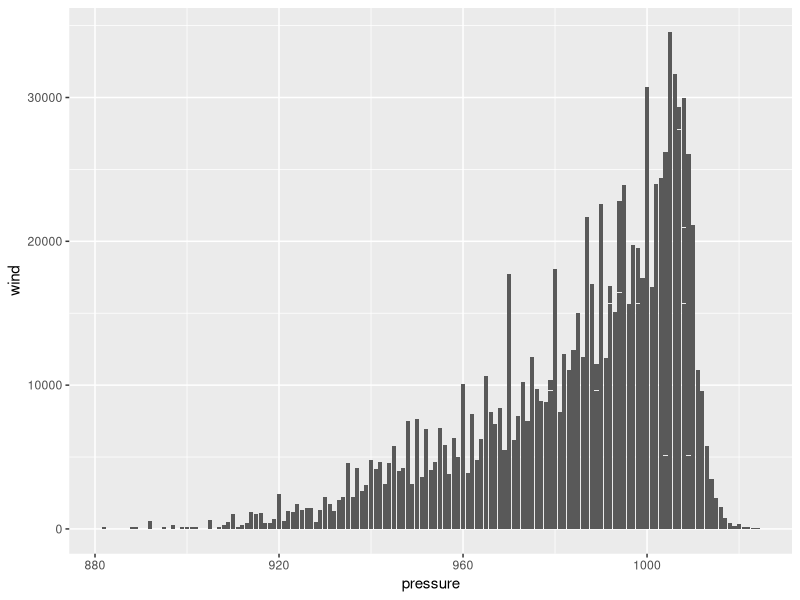

Reproduce this figure in R.
## ---- chunk 1
library(tidyverse)
## ---- chunk 2
storms %>%
  ggplot()+
    geom_col(mapping=aes(x=pressure, y=wind))
